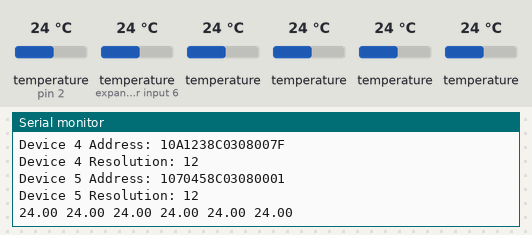
Simulated run of this sketch. Board: Arduino Uno, built with avr-gcc and run on an emulated ATmega328P. On the bench: the last lines printed to the serial monitor. The inputs (shaded band) are chosen by the test bench; at power-on: temperature (sensors on pin 2, expander input 6) 24 °C, temperature 24 °C.

Above: at 1.9 s.
2.0 s: temperature (sensor on pin 2) set to 12 °C
At 3.4 s:
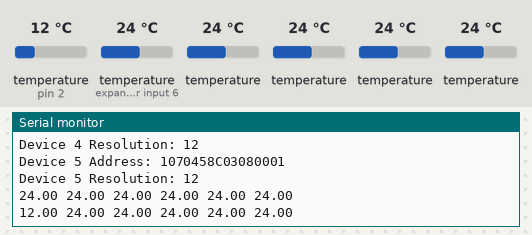
3.6 s: temperature (sensor on expander input 6) set to 12 °C
At 4.8 s:
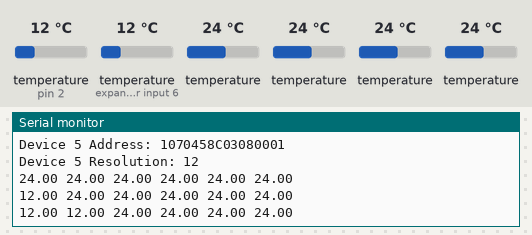
5.2 s: temperature (sensor 202) set to 12 °C
At 6.6 s:
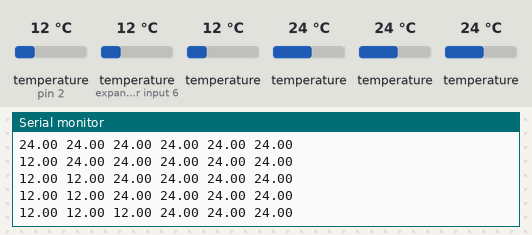
6.8 s: temperature (sensor 302) set to 12 °C
At 7.9 s:
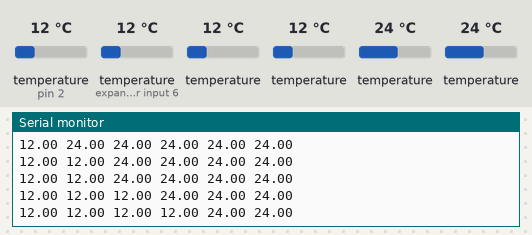
8.4 s: temperature (sensor 402) set to 12 °C
At 9.8 s:
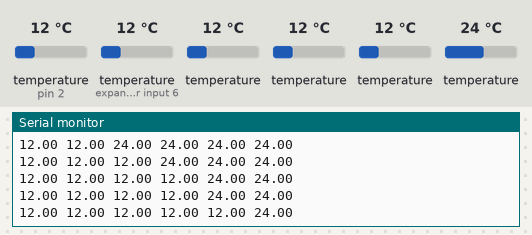
10.0 s: temperature (sensor 502) set to 12 °C
At 11.2 s:
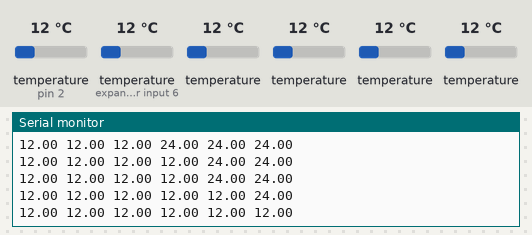
Timing chart, 0 to 12.6 s (numbered marks = the images above; inputs shaded):
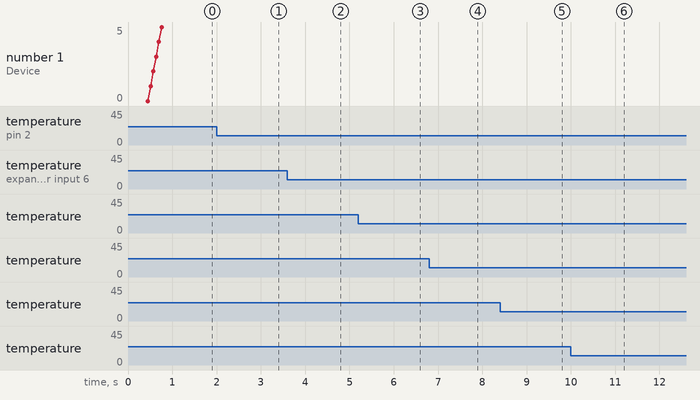

The sketch:

LoggerArduino.ino
```cpp
// Include the libraries we need
#include <OneWire.h>
#include <DallasTemperature.h>

#define ONE_WIRE_BUS 2
#define TEMPERATURE_PRECISION 12
#define SENSORS_NUMBER 6
#define ERROR_CODE 9999
#define CYCLE_TIME 1000
#define CONVERSION_DELAY 750/ (1 << (12-TEMPERATURE_PRECISION))
#define SEPARATOR " "
#define BAUD_RATE 9600


OneWire oneWire(ONE_WIRE_BUS);

DallasTemperature sensors(&oneWire);

DeviceAddress sensorsAddress[SENSORS_NUMBER] = {

{0x10, 0xD8, 0x25, 0x96, 0x03, 0x08, 0x00, 0xCE},
{0x10, 0xEF, 0x7D, 0x8B, 0x03, 0x08, 0x00, 0xA8},
{0x10, 0xAC, 0x47, 0x8B, 0x03, 0x08, 0x00, 0xBD},
{0x10, 0xA2, 0xAA, 0x8B, 0x03, 0x08, 0x00, 0x98},
{0x10, 0xA1, 0x23, 0x8C, 0x03, 0x08, 0x00, 0x7F},
{0x10, 0x70, 0x45, 0x8C, 0x03, 0x08, 0x00, 0x01}

};

bool activeSensorsFlag[SENSORS_NUMBER] = {false};


void setup(void)
{
  Serial.begin(BAUD_RATE);
  delay(300);
  Serial.println("Dallas Temperature IC Control Library Demo");

  sensors.begin();

  Serial.print("Locating devices...");
  Serial.print("Found ");
  Serial.print(sensors.getDeviceCount(), DEC);
  Serial.println(" devices");

  Serial.print("Parasite power is: ");
  if (sensors.isParasitePowerMode()) Serial.println("ON");
  else Serial.println("OFF");

  for(int i=0; i<SENSORS_NUMBER; i++){
    if (!sensors.isConnected(sensorsAddress[i])){
      Serial.print("Unable to find address for Device ");
      Serial.println(i);
    }
    else{
      activeSensorsFlag[i] = true;

      Serial.print("Device ");
      Serial.print(i);
      Serial.print(" Address: ");
      printAddress(sensorsAddress[i]);
      Serial.println();
      sensors.setResolution(sensorsAddress[i], TEMPERATURE_PRECISION);
      Serial.print("Device ");
      Serial.print(i);
      Serial.print(" Resolution: ");
      Serial.print(sensors.getResolution(sensorsAddress[i]), DEC);
      Serial.println();
    }
  }

  sensors.setWaitForConversion(false);
  Serial.println();

}


void loop(void)
{

  unsigned long time = millis();

  while(millis() < time - 200 + CYCLE_TIME - CONVERSION_DELAY){ delay(10); }
  sensors.requestTemperatures();
  while(millis() < time + CYCLE_TIME){ delay(5); }

  for(int i=0; i<SENSORS_NUMBER; i++) {
    float temp = sensors.getTempC(sensorsAddress[i]);
    if(activeSensorsFlag[i] && temp != DEVICE_DISCONNECTED_C) Serial.print(temp);
    else Serial.print(ERROR_CODE);
    Serial.print(SEPARATOR);
  }
  Serial.println();

}
```

Funzioni.ino
```cpp
void printAddress(DeviceAddress deviceAddress)
{
  for (uint8_t i = 0; i < 8; i++)
  {
    if (deviceAddress[i] < 16) Serial.print("0");
    Serial.print(deviceAddress[i], HEX);
  }
}

void printResolution(DeviceAddress deviceAddress)
{
  Serial.print("Resolution: ");
  Serial.print(sensors.getResolution(deviceAddress));
  Serial.println();
}
```

Measured:
- after the input at 2.0 s, the serial monitor: prints a new line after 0.82 s (image 1)
- after the input at 3.6 s, the serial monitor: prints a new line after 0.30 s (image 2)
- after the input at 5.2 s, the serial monitor: prints a new line after 0.86 s (image 3)
- after the input at 6.8 s, the serial monitor: prints a new line after 0.33 s (image 4)
- after the input at 8.4 s, the serial monitor: prints a new line after 0.89 s (image 5)
- after the input at 10.0 s, the serial monitor: prints a new line after 0.37 s (image 6)
